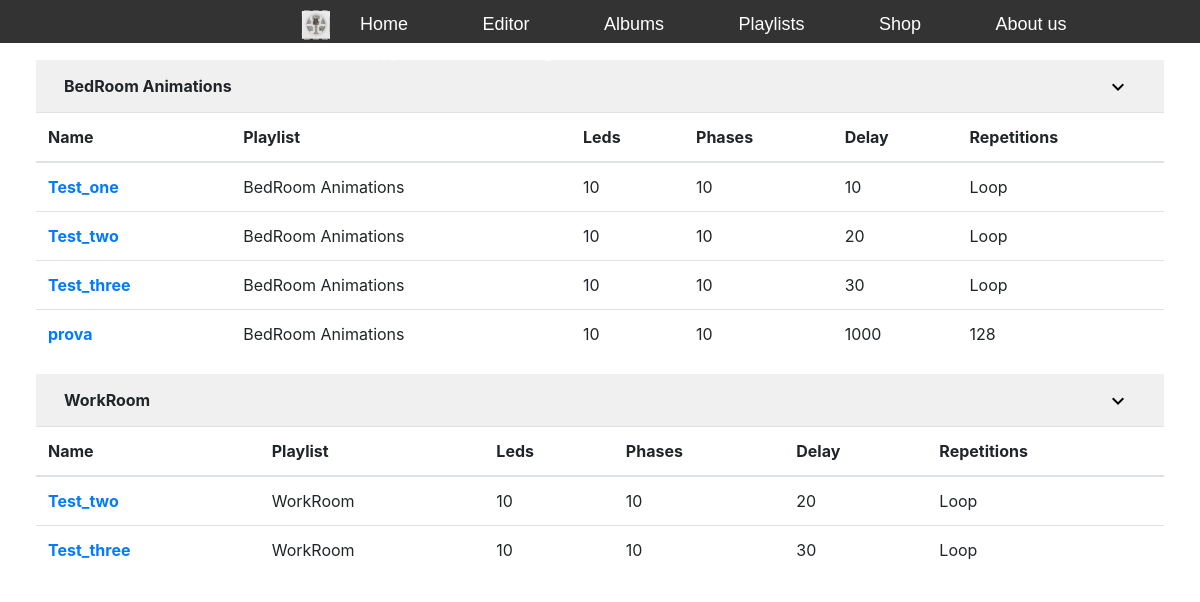
Before: /home/animation_playlist.php (signed in) with the older database file.
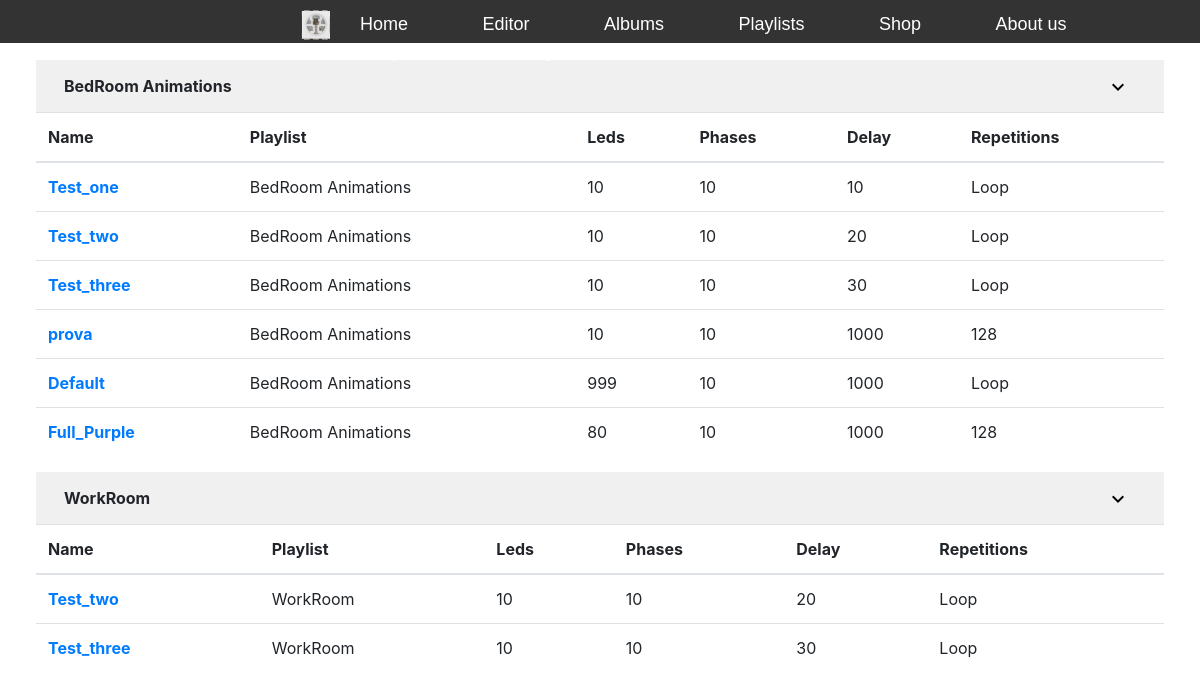
After: the same page with the newer database file.
### tables this page shows
CREATE TABLE `sub_playlist` (
  `id` int(11) NOT NULL,
  `name` varchar(255) NOT NULL,
  `id_playlist` int(11) NOT NULL
);

CREATE TABLE `animation` (
  `id` int(11) NOT NULL,
  `id_pattern` int(11) NOT NULL,
  `id_playlist` int(11) NOT NULL,
  `name` varchar(30) NOT NULL,
  `leds_number` int(11) NOT NULL,
  `phases` int(11) NOT NULL,
  `delay` int(3) NOT NULL,
  `repeat` int(3) NOT NULL,
  `file_name` text NOT NULL
);

### home/animation_playlist.php (the view, shortened to what this page needs)
<?php
	if ( !isset( $_SESSION[ "user_id" ] ) )
	{
		header( "Location: /sign/signin.php" );
		die();
	}
	else
	{
		include "../connection/sleds_connect.php";
?>
<!DOCTYPE html>
<html lang="en">
	<head>
		<link rel="stylesheet" href="https://cdn.jsdelivr.net/npm/bootstrap@4.3.1/dist/css/bootstrap.min.css">
		<link rel = "stylesheet" href = "./style/style.css" >
		<link rel = "stylesheet" href = "../style/style_navbar.css" >
	</head>
	<body>
	<header>
		<div class="container">
			<img id = "logo" src = "/home/images/pixel.png" >
			<nav>
				<a href="/home/home.php">Home</a>
				<a href="/home/animation_editor/home.php">Editor</a>
				<a href="/home/animation_album.php">Albums</a>
				<a href="/home/animation_playlist.php">Playlists</a>
				<a href="">Shop</a>
				<a href="">About us</a>
				<a href="">Support</a>
				<a href="/home/profile/settings.php">Settings</a>
			</nav>
		</div>
	</header>
	<div class = "album_tables" >
		<?php
		$statement = $sleds_database -> prepare( "SELECT sub_playlist.id, sub_playlist.name FROM sub_playlist WHERE sub_playlist.id_playlist IN ( SELECT playlist.id FROM playlist JOIN relation_user_cluster ON relation_user_cluster.id_cluster=playlist.id_cluster WHERE relation_user_cluster.id_user=? )" );
		$statement -> bind_param( "i", $_SESSION[ "user_id" ] );
		$statement -> execute();
		$sub_playlist_result = $statement -> get_result();
		while ( $sub_playlist = $sub_playlist_result -> fetch_assoc() )
		{
			?>
			<div class = "table_hide_show">
				<a class = "hide_show_text"><?php echo $sub_playlist[ "name" ]; ?></a>
				<a class = "material-icons hide_show" ><button class = "hide_show_button" id = "<?php echo $sub_playlist[ "name" ]; ?>hide_show_icon" onclick="hide_show_table('<?php echo $sub_playlist[ 'name' ]; ?>')">expand_more</button></a>
			</div>
			<div id="<?php echo $sub_playlist[ 'name' ]; ?>_table">
				<table class = "table table-hover" >
				<thead>
					<tr>
						<th scope = "col" >Name</th>
						<th scope = "col" >Playlist</th>
						<th scope = "col" >Leds</th>
						<th scope = "col" >Phases</th>
						<th scope = "col" >Delay</th>
						<th scope = "col" >Repetitions</th>
					</tr>
				</thead>
				<tbody>
			<?php
			$statement = $sleds_database -> prepare( "SELECT animation.id, animation.name, animation.leds_number, animation.phases, animation.delay, animation.repeat FROM animation JOIN relation_animation_sub_playlist ON relation_animation_sub_playlist.id_animation=animation.id WHERE relation_animation_sub_playlist.id_sub_playlist=?" );
			$statement -> bind_param( "i", $sub_playlist[ "id" ] );
			$statement -> execute();
			$animations_result = $statement -> get_result();
				while ( $animation = $animations_result -> fetch_assoc() )
				{
					echo '
					<tr>
						<th scope = "row"><a href = "#' . $animation[ "id" ] . '" >' . $animation[ "name" ] . '</a></th>
						<td>' . $sub_playlist[ "name" ] . '</td>
						<td>' . $animation[ "leds_number" ] . '</td>
						<td>' . $animation[ "phases" ] . '</td>
						<td>' . $animation[ "delay" ] . '</td>
						<td>';
						if ( $animation[ "repeat" ] == 255 )
							echo "Loop";
						else
							echo $animation[ "repeat" ];
						echo '</td>
					</tr>
					';
				}
			?>
				</tbody>
				</table>
			</div>
			<?php
		}
		?>
	</div>
	</body>
</html>
<?php
	}
?>

Changed rows visible on the page:
added animation: name "Default", $sub_playlist[ "name" ] "BedRoom Animations", leds_number "999", phases "10", delay "1000", repeat "Loop", shown under sub_playlist "BedRoom Animations"
added animation: name "Full_Purple", $sub_playlist[ "name" ] "BedRoom Animations", leds_number "80", phases "10", delay "1000", repeat "128", shown under sub_playlist "BedRoom Animations"
